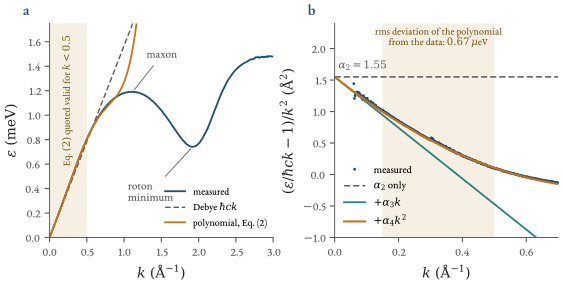

Reproduce this figure in Python.
"""Figure ch04_dispersion: the measured phonon branch of superfluid 4He (P = 0, T < 0.1 K) and the polynomial of Eq. (2) of
Godfrin et al., PRB 103, 104516, with the coefficient set quoted in the arXiv source (c = 238.3 m/s, a2, a3, a4).
Data: ancillary file DispersionP0allRange.txt of arXiv:2012.09067 (CC BY 4.0), through ch04_common.load_dispersion()."""
import sys, json
from pathlib import Path
sys.path.insert(0, str(Path(__file__).resolve().parents[1]))
from figstyle import *
import ch04_common as cc

k, e = cc.load_dispersion()                              # 1/A, meV
import scipy.constants as _C
HBARC_exact = cc.hbar*cc.c*1e10/(1e-3*_C.e)             # hbar c in meV*A from the SI constants
HBARC = HBARC_exact
HBARC_paper = 0.0065821*cc.c                            # the constant printed in the paper's eps(k) formula (meV, k in 1/A)
a2, a3, a4 = 1.55, -4.04, 2.30
kk = np.linspace(0, 1.6, 600)
poly = lambda x, *a: HBARC*x*(1 + sum(ai*x**(i+2) for i, ai in enumerate(a)))

fig = plt.figure(figsize=(TEXTW, 2.75))
ax = fig.add_axes([0.07, 0.15, 0.40, 0.78]); bx = fig.add_axes([0.58, 0.15, 0.40, 0.78])
# (a) full range
ax.axvspan(0, 0.5, color=GOLD, alpha=0.13, lw=0)
ax.plot(k, e, color=BLUE, lw=1.3, label="measured")
ax.plot(kk, HBARC*kk, color=GREY, lw=1.0, ls=(0, (4, 2)), label=r"Debye $\hbar ck$")
ax.plot(kk, poly(kk, a2, a3, a4), color=ORANGE, lw=1.3, label="polynomial, Eq. (2)")
ax.set_xlim(0, 3.0); ax.set_ylim(0, 1.75)
ax.set_xlabel(r"$k\ (\mathrm{\AA}^{-1})$"); ax.set_ylabel(r"$\varepsilon\ (\mathrm{meV})$")
ax.text(0.25, 1.12, "Eq. $(2)$ quoted valid for $k<0.5$", rotation=90, va="center", ha="center", fontsize=7.4, color="#7a5a10")
ax.annotate("roton\nminimum", xy=(1.92, 0.743), xytext=(1.05, 0.30), fontsize=8.2, color=GREY, arrowprops=dict(arrowstyle="-", color=GREY, lw=0.6))
ax.annotate("maxon", xy=(1.114, 1.19), xytext=(1.30, 1.47), fontsize=8.2, color=GREY, arrowprops=dict(arrowstyle="-", color=GREY, lw=0.6))
ax.legend(loc="lower right", fontsize=7.2, bbox_to_anchor=(1.01, 0.0)); panel(ax, "a")
# (b) the correction, divided by k^2:  (eps/(hbar c k) - 1)/k^2  = a2 + a3 k + a4 k^2 + ...
m = (k >= 0.06) & (k <= 0.7)
y = (e[m]/(HBARC*k[m]) - 1)/k[m]**2
bx.axvspan(0.15, 0.5, color=GOLD, alpha=0.13, lw=0)
bx.plot(k[m], y, ".", ms=2.2, color=BLUE, label="measured")
ks = np.linspace(0.0, 0.7, 300)
bx.plot(ks, a2 + 0*ks, color=GREY, lw=1.1, ls=(0, (4, 2)), label=r"$\alpha_2$ only")
bx.plot(ks, a2 + a3*ks, color=TEAL, lw=1.3, label=r"$+\alpha_3k$")
bx.plot(ks, a2 + a3*ks + a4*ks**2, color=ORANGE, lw=1.5, label=r"$+\alpha_4k^2$")
bx.set_xlim(0, 0.7); bx.set_ylim(-1.0, 2.4)
bx.set_xlabel(r"$k\ (\mathrm{\AA}^{-1})$"); bx.set_ylabel(r"$(\varepsilon/\hbar ck-1)/k^2\ (\mathrm{\AA}^{2})$")
bx.legend(loc="lower left", fontsize=7.6); panel(bx, "b")
m2_ = (k >= 0.15) & (k <= 0.5); res_ = e[m2_] - poly(k[m2_], a2, a3, a4)
bx.text(0.325, 2.17, "rms deviation of the polynomial\nfrom the data: $%.2f\\,\\mu$eV" % (1e3*np.sqrt(np.mean(res_**2))), fontsize=7.4, color="#7a5a10", va="center", ha="center")
bx.text(0.012, 1.68, r"$\alpha_2=1.55$", fontsize=7.6, color=GREY)
save(fig, "ch04_dispersion")
# numbers
m2 = (k >= 0.15) & (k <= 0.5)
res = (e[m2] - poly(k[m2], a2, a3, a4))
d = dict(hbarc_meV_A_paper_constant=HBARC_paper, hbarc_meV_A_from_SI=HBARC_exact, theta_K_A=cc.THETA, n_points_total=int(len(k)), n_points_window=int(m2.sum()),
         k_window=[0.15, 0.5],
         rms_residual_window_meV=float(np.sqrt(np.mean(res**2))), max_abs_residual_window_meV=float(np.max(np.abs(res))),
         eps_at_0p5_meV=float(e[np.argmin(abs(k-0.5))]), poly_at_0p5_meV=float(poly(0.5, a2, a3, a4)),
         rel_dev_poly_at_1p0=float(poly(1.0, a2, a3, a4)/e[np.argmin(abs(k-1.0))]-1),
         min_du_dk_on_0_3=float(cc.du_dk(np.linspace(0, 3, 30001)).min()),
         maxon_k=float(k[(k > 0.5) & (k < 1.6)][np.argmax(e[(k > 0.5) & (k < 1.6)])]), maxon_meV=float(e[(k > 0.5) & (k < 1.6)].max()),
         roton_k=float(k[(k > 1.5) & (k < 2.4)][np.argmin(e[(k > 1.5) & (k < 2.4)])]), roton_meV=float(e[(k > 1.5) & (k < 2.4)].min()))
d["roton_K"] = d["roton_meV"]*cc.MEV_K; d["maxon_K"] = d["maxon_meV"]*cc.MEV_K
_k, _e, _er = cc.load_dispersion(return_err=True)
d["n_rows_with_uncertainty"] = int(np.sum(~np.isnan(_er))); d["k_first_row_with_uncertainty"] = float(_k[~np.isnan(_er)][0])
_dk = np.round(np.diff(_k), 4); d["n_grid_steps_not_0p002"] = int(np.sum(_dk != 0.002)); d["grid_steps_not_0p002"] = sorted(set(_dk[_dk != 0.002].tolist()))
_bad = np.where(np.abs(np.diff(_k) - 0.002) > 1e-6)[0]; d["grid_uniform_until_k"] = float(_k[_bad[0]]); d["coarse_step"] = float(np.max(_dk))
Path(__file__).with_name("ch04_numbers_dispersion.json").write_text(json.dumps(d, indent=1)); print(d)
